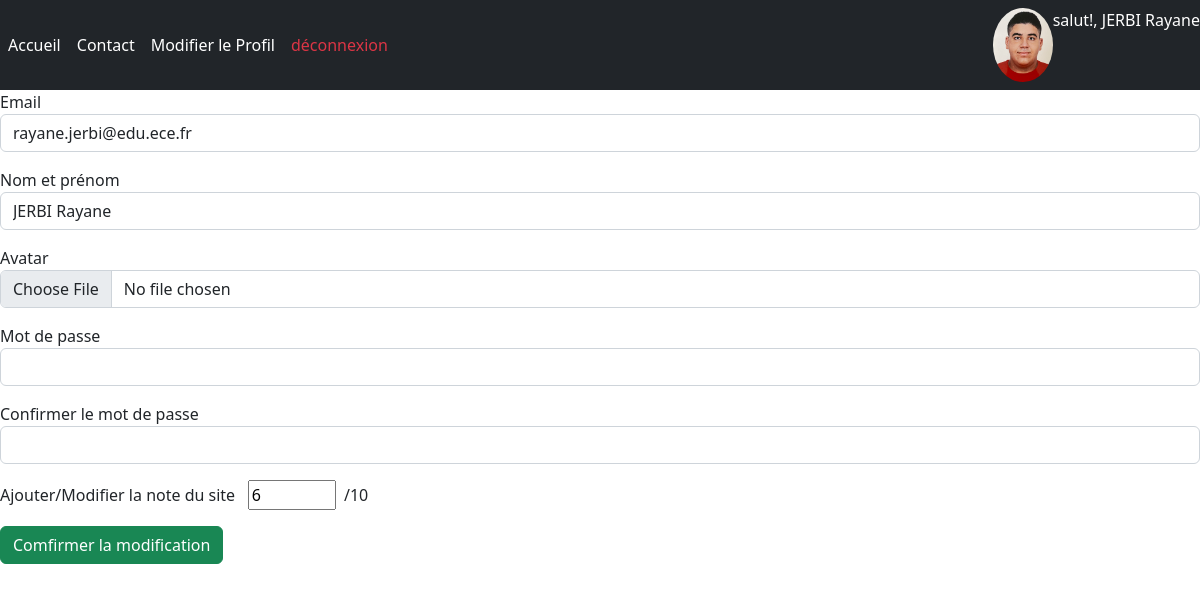
Screenshot of /update_users_page.php (signed in) with the database file from the repository.
### tables this page shows
CREATE TABLE IF NOT EXISTS `users` (
  `idusers` int(11) NOT NULL AUTO_INCREMENT,
  `fullname` varchar(45) DEFAULT NULL,
  `email` varchar(45) DEFAULT NULL,
  `password` varchar(45) DEFAULT NULL,
  `role` varchar(45) DEFAULT NULL,
  `status` int(11) NOT NULL DEFAULT '0',
  `avatar` varchar(2000) NOT NULL DEFAULT 'default.png',
  `note` int(11) DEFAULT NULL,
  `reset_mdp` tinyint(1) DEFAULT NULL,
  PRIMARY KEY (`idusers`)
);

### update_users_page.php (the view, shortened to what this page needs)
<?php
    require_once('connection_db.php');
    $id = $_SESSION['id'];
    $req = "SELECT * FROM users WHERE idusers = $id " ;
    $req_user=$con->query($req);
    $user = $req_user->fetch() ;
    include_once ('./components/navbar.php');
?>
<!doctype html>
<html lang="en">
  <head>
    <link href="https://cdn.jsdelivr.net/npm/bootstrap@5.2.0-beta1/dist/css/bootstrap.min.css" rel="stylesheet">
  </head>
  <body>
    <form action="update_users_db.php" method="post" enctype="multipart/form-data">
            <div class="form-group mb-3">
                <label for="">Email</label>
                <input require type="text" class="form-control" name="email" value="<?php echo $user['email']?>" readonly>
            </div>
            <div class="form-group mb-3">
                <label for="">Nom et prénom</label>
                <input require type="text" class="form-control" name="fullname" value="<?php echo $user['fullname']?>" required>
            </div>
            <div class="form-group mb-3">
                <label for="">Avatar</label>
                <input require type="file" accept="image/*" class="form-control" name="avatar" value="<?php echo $user['avatar']?>" >
            </div>
            <div class="form-group mb-3">
                <label for="">Mot de passe</label>
                <input require type="password" class="form-control" name="password" required>
            </div>
            <div class="form-group mb-3">
                <label for="">Confirmer le mot de passe</label>
                <input type="password" class="form-control" name="confirm_password" >
            </div>
            <div class="form-group mb-3">
                <label for="">Ajouter/Modifier la note du site</label> &nbsp
                <input type="number" name="note" min="0" max="10" value="<?php echo $user['note'] ?>"> &nbsp/10 <br>
            </div>
            <div class="form-group">
                <button type="submit" class="btn btn-success" value="bout">Comfirmer la modification</button>
            </div>
        </form>
    </body>
</html>

### rows the page displays
users: email "rayane.jerbi@edu.ece.fr", fullname "JERBI Rayane", note "6"

### other values shown
$_SESSION['fullname'] "JERBI Rayane"
